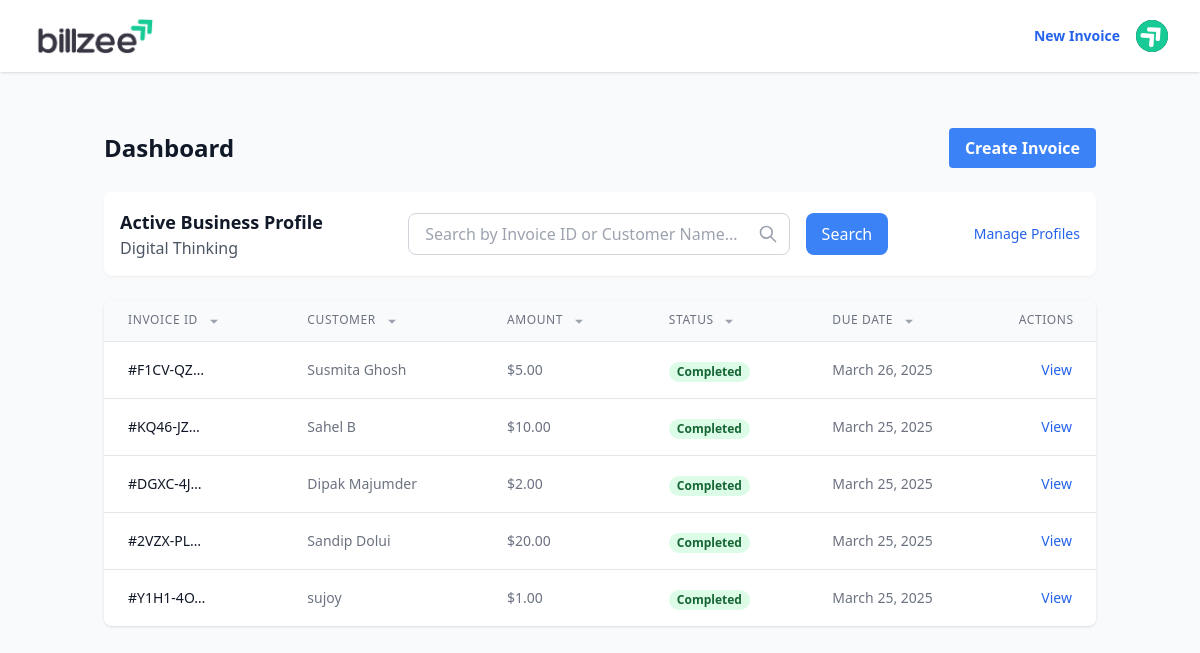
The page / (signed in) on the database its author committed.
### users/models.py (models this page shows, shortened)
class Profile(models.Model):
    user = models.ForeignKey(CustomUser, on_delete=models.CASCADE, related_name='profiles')
    is_active = models.BooleanField(default=False)
    company_name = models.CharField(max_length=100)
    company_email = models.EmailField()
    password = models.CharField(max_length=128, default='')
    phone_number = models.CharField(max_length=20)
    address = models.TextField()
    city = models.CharField(max_length=100, blank=True)
    state = models.CharField(max_length=100, blank=True)
    country = models.CharField(max_length=100)
    pin_or_zip = models.CharField(max_length=20, blank=True)
    gst_id = models.CharField(max_length=20, blank=True)
    created_at = models.DateTimeField(auto_now_add=True)
    updated_at = models.DateTimeField(auto_now=True)
    class Meta:
        constraints = [
            models.UniqueConstraint(
                fields=['user', 'is_active'],
                condition=models.Q(is_active=True),
                name='unique_active_profile'
            )
        ]

### invoices/models.py (models this page shows, shortened)
class Invoice(models.Model):
    STATUS_CHOICES = [
        ('pending', 'Pending'),
        ('completed', 'Completed'),
        ('canceled', 'Canceled'),
    ]
    CURRENCY_CHOICES = [
        ('USD', 'USD'),
        ('INR', 'INR'),
        ('EUR', 'EUR'),
        ('GBP', 'GBP'),
        ('JPY', 'JPY'),
        ('AUD', 'AUD'),
        ('CAD', 'CAD'),
    ]
    invoice_id = models.CharField(max_length=19, editable=False, unique=True)
    user = models.ForeignKey(settings.AUTH_USER_MODEL, on_delete=models.CASCADE)
    profile = models.ForeignKey(Profile, on_delete=models.PROTECT, related_name='invoices', null=True, blank=True)
    customer_name = models.CharField(max_length=100)
    customer_email = models.EmailField()
    billing_date = models.DateField(default=timezone.now)
    due_date = models.DateField()
    status = models.CharField(max_length=20, choices=STATUS_CHOICES, default='pending')
    notes = models.TextField(blank=True)
    created_at = models.DateTimeField(auto_now_add=True)
    updated_at = models.DateTimeField(auto_now=True)
    currency = models.CharField(max_length=3, choices=CURRENCY_CHOICES, default='USD')
    subtotal_amount = models.DecimalField(max_digits=10, decimal_places=2, default=0)  # stores total of items
    gst_rate = models.DecimalField(max_digits=5, decimal_places=2, default=0)         # GST percentage
    total_amount = models.DecimalField(max_digits=10, decimal_places=2, default=0)    # final total including GST
    is_sent = models.BooleanField(default=False, help_text='Indicates if the invoice has been sent to the customer')

### invoices/views.py (the view)
# urls.py: path('', login_required(dashboard), name='home'),
@login_required
def dashboard(request):
    active_profile = Profile.objects.filter(user=request.user, is_active=True).first()
    if active_profile:
        invoices = Invoice.objects.filter(profile=active_profile)
        search_query = request.GET.get('search', '')
        if search_query:
            invoices = invoices.filter(
                Q(invoice_id__icontains=search_query) |
                Q(customer_name__icontains=search_query)
            )
        allowed_sort_fields = ['invoice_id', 'customer_name', 'total_amount', 'status', 'due_date']
        sort_by = request.GET.get('sort_by')
        order = request.GET.get('order', 'asc')
        if sort_by in allowed_sort_fields:
            ordering = sort_by if order == 'asc' else f"-{sort_by}"
        else:
            ordering = '-created_at'
        invoices = invoices.order_by(ordering)
    else:
        invoices = Invoice.objects.none()
    return render(request, 'invoices/dashboard.html', {
        'invoices': invoices,
        'active_profile': active_profile,
        'title': 'Dashboard'
    })

### templates/invoices/dashboard.html (shortened to what this page needs)
{% extends 'base.html' %}
{% load static %}
{% block content %}
<div class="container mx-auto px-4 py-8">
    <div class="flex justify-between items-center mb-6">
        <h1 class="text-2xl font-bold text-gray-900">Dashboard</h1>
        {% if active_profile %}
        <a href="{% url 'invoices:create' %}" class="bg-blue-500 hover:bg-blue-600 text-white font-semibold py-2 px-4 rounded">
            Create Invoice
        </a>
        {% endif %}
    </div>
    {% if active_profile %}
    <div class="bg-white rounded-lg shadow-sm p-4 mb-6">
        <div class="flex items-center justify-between align-middle ">
            <div>
                <h2 class="text-lg font-semibold text-gray-900">Active Business Profile</h2>
                <p class="text-gray-600">{{ active_profile.company_name }}</p>
            </div>
            {% if invoices %}
            <div class="w-1/2 ">
                <form method="GET" action="{% url 'invoices:dashboard' %}" class="flex gap-4">
                    <div class="flex-1">
                        <div class="relative">
                            <input type="text"
                                name="search"
                                value="{{ request.GET.search }}"
                                placeholder="Search by Invoice ID or Customer Name..."
                                class="w-full px-4 py-2 border border-gray-300 rounded-lg focus:ring-blue-500 focus:border-blue-500">
                            <div class="absolute inset-y-0 right-0 flex items-center pr-3">
                                {% if request.GET.search %}
                                <a href="{% url 'invoices:dashboard' %}" class="absolute inset-y-0 right-0 flex items-center pr-3 text-red-500 hover:text-red-600">
                                    <svg class="h-5 w-5" fill="none" stroke="currentColor" viewBox="0 0 24 24">
                                        <path stroke-linecap="round" stroke-linejoin="round" stroke-width="2" d="M6 18L18 6M6 6l12 12"/>
                                    </svg>
                                </a>
                                {% else %}
                                <svg class="h-5 w-5 text-gray-400" fill="none" stroke="currentColor" viewBox="0 0 24 24">
                                    <path stroke-linecap="round" stroke-linejoin="round" stroke-width="2" d="M21 21l-6-6m2-5a7 7 0 11-14 0 7 7 0 0114 0z"/>
                                </svg>
                                {% endif %}
                            </div>
                        </div>
                    </div>
                    <button type="submit" class="px-4 py-2 bg-blue-500 text-white rounded-lg hover:bg-blue-600 focus:outline-none focus:ring-2 focus:ring-blue-500 focus:ring-offset-2">
                        Search
                    </button>
                </form>
            </div>
            {% endif %}
            <a href="{% url 'users:profile_list' %}" class="text-blue-600 hover:text-blue-800 text-sm">
                Manage Profiles
            </a>
        </div>
    </div>
    {% endif %}
    <!-- {% if invoices %}
    <div class="mb-6 flex justify-end w-96">
        <form method="GET" action="{% url 'invoices:dashboard' %}" class="flex gap-4">
            <div class="flex-1">
                <div class="relative">
                    <input type="text"
                           name="search"
                           value="{{ request.GET.search }}"
                           placeholder="Search by Invoice ID or Customer Name..."
                           class="w-full px-4 py-2 border border-gray-300 rounded-lg focus:ring-blue-500 focus:border-blue-500">
                    <div class="absolute inset-y-0 right-0 flex items-center pr-3">
                        <svg class="h-5 w-5 text-gray-400" fill="none" stroke="currentColor" viewBox="0 0 24 24">
                            <path stroke-linecap="round" stroke-linejoin="round" stroke-width="2" d="M21 21l-6-6m2-5a7 7 0 11-14 0 7 7 0 0114 0z"/>
                        </svg>
                    </div>
                </div>
            </div>
            <button type="submit" class="px-4 py-2 bg-blue-500 text-white rounded-lg hover:bg-blue-600 focus:outline-none focus:ring-2 focus:ring-blue-500 focus:ring-offset-2">
                Search
            </button>
        </form>
    </div> -->
    <div class="bg-white rounded-lg shadow overflow-hidden">
        <table class="min-w-full divide-y divide-gray-200">
            <thead class="bg-gray-50">
                <tr>
                    <th scope="col" class="px-6 py-3 text-left text-xs font-medium text-gray-500 uppercase tracking-wider">
                        <a href="?sort_by=invoice_id&order={% if request.GET.sort_by == 'invoice_id' and request.GET.order == 'asc' %}desc{% else %}asc{% endif %}">
                            Invoice ID
                        </a>
                        <svg class="inline-block h-4 w-4 ml-1
                            {% if request.GET.sort_by == 'invoice_id' %}
                                {% if request.GET.order == 'asc' %}
                                    text-blue-500
                                {% else %}
                                    text-red-500
                                {% endif %}
                            {% else %}
                                text-gray-400
                            {% endif %}" viewBox="0 0 24 24" fill="currentColor">
                            <path d="{% if request.GET.sort_by == 'invoice_id' and request.GET.order == 'asc' %}M12 8l6 6H6z{% else %}M12 16l-6-6h12z{% endif %}"/>
                        </svg>
                    </th>
                    <th scope="col" class="px-6 py-3 text-left text-xs font-medium text-gray-500 uppercase tracking-wider">
                        <a href="?sort_by=customer_name&order={% if request.GET.sort_by == 'customer_name' and request.GET.order == 'asc' %}desc{% else %}asc{% endif %}">
                            Customer
                        </a>
                        <svg class="inline-block h-4 w-4 ml-1
                            {% if request.GET.sort_by == 'customer_name' %}
                                {% if request.GET.order == 'asc' %}
                                    text-blue-500
                                {% else %}
                                    text-red-500
                                {% endif %}
                            {% else %}
                                text-gray-400
                            {% endif %}" viewBox="0 0 24 24" fill="currentColor">
                            <path d="{% if request.GET.sort_by == 'customer_name' and request.GET.order == 'asc' %}M12 8l6 6H6z{% else %}M12 16l-6-6h12z{% endif %}"/>
                        </svg>
                    </th>
                    <th scope="col" class="px-6 py-3 text-left text-xs font-medium text-gray-500 uppercase tracking-wider">
                        <a href="?sort_by=total_amount&order={% if request.GET.sort_by == 'total_amount' and request.GET.order == 'asc' %}desc{% else %}asc{% endif %}">
                            Amount
                        </a>
                        <svg class="inline-block h-4 w-4 ml-1
                            {% if request.GET.sort_by == 'total_amount' %}
                                {% if request.GET.order == 'asc' %}
                                    text-blue-500
                                {% else %}
                                    text-red-500
                                {% endif %}
                            {% else %}
                                text-gray-400
                            {% endif %}" viewBox="0 0 24 24" fill="currentColor">
                            <path d="{% if request.GET.sort_by == 'total_amount' and request.GET.order == 'asc' %}M12 8l6 6H6z{% else %}M12 16l-6-6h12z{% endif %}"/>
                        </svg>
                    </th>
                    <th scope="col" class="px-6 py-3 text-left text-xs font-medium text-gray-500 uppercase tracking-wider">
                        <a href="?{% if request.GET.search %}search={{ request.GET.search|urlencode }}&{% endif %}sort_by=status&order={% if request.GET.sort_by == 'status' and request.GET.order == 'asc' %}desc{% else %}asc{% endif %}">
                            Status
                        </a>
                        <svg class="inline-block h-4 w-4 ml-1
                            {% if request.GET.sort_by == 'status' %}
                                {% if request.GET.order == 'asc' %}
                                    text-blue-500
                                {% else %}
                                    text-red-500
                                {% endif %}
                            {% else %}
                                text-gray-400
                            {% endif %}" viewBox="0 0 24 24" fill="currentColor">
                            <path d="{% if request.GET.sort_by == 'status' and request.GET.order == 'asc' %}M12 8l6 6H6z{% else %}M12 16l-6-6h12z{% endif %}"/>
                        </svg>
                    </th>
                    <th scope="col" class="px-6 py-3 text-left text-xs font-medium text-gray-500 uppercase tracking-wider">
                        <a href="?{% if request.GET.search %}search={{ request.GET.search|urlencode }}&{% endif %}sort_by=due_date&order={% if request.GET.sort_by == 'due_date' and request.GET.order == 'asc' %}desc{% else %}asc{% endif %}">
                            Due Date
                        </a>
                        <svg class="inline-block h-4 w-4 ml-1
                            {% if request.GET.sort_by == 'due_date' %}
                                {% if request.GET.order == 'asc' %}
                                    text-blue-500
                                {% else %}
                                    text-red-500
                                {% endif %}
                            {% else %}
                                text-gray-400
                            {% endif %}" viewBox="0 0 24 24" fill="currentColor">
                            <path d="{% if request.GET.sort_by == 'due_date' and request.GET.order == 'asc' %}M12 8l6 6H6z{% else %}M12 16l-6-6h12z{% endif %}"/>
                        </svg>
                    </th>
                    <th scope="col" class=" py-3 text-xs font-medium text-gray-500 uppercase tracking-wider">
                        <span class="">Actions</span>
                    </th>
                </tr>
            </thead>
            <tbody class="bg-white divide-y divide-gray-200">
                {% for invoice in invoices %}
                <tr>
                    <td class="px-6 py-4 whitespace-nowrap text-sm font-medium text-gray-900">
                        #{{ invoice.invoice_id|truncatechars:8 }}
                    </td>
                    <td class="px-6 py-4 whitespace-nowrap text-sm text-gray-500">
                        {{ invoice.customer_name }}
                    </td>
                    <td class="px-6 py-4 whitespace-nowrap text-sm text-gray-500">
                        ${{ invoice.total_amount }}
                    </td>
                    <td class="px-6 py-4 whitespace-nowrap">
                        <span class="px-2 inline-flex text-xs leading-5 font-semibold rounded-full
                            {% if invoice.status == 'completed' %}
                                bg-green-100 text-green-800
                            {% elif invoice.status == 'pending' %}
                                bg-yellow-100 text-yellow-800
                            {% else %}
                                bg-red-100 text-red-800
                            {% endif %}">
                            {{ invoice.status|title }}
                        </span>
                    </td>
                    <td class="px-6 py-4 whitespace-nowrap text-sm text-gray-500">
                        {{ invoice.due_date }}
                    </td>
                    <td class="px-6 py-4 whitespace-nowrap text-right text-sm font-medium">
                        <a href="{% url 'invoices:detail' invoice.pk %}" class="text-blue-600 hover:text-blue-900">View</a>
                    </td>
                </tr>
                {% endfor %}
            </tbody>
        </table>
    </div>
    {% endif %}
</div>
{% endblock %}

### rows shown on the page
Profile: company_name "Digital Thinking"
Invoice: invoice_id "F1CV-QZ…", customer_name "Susmita Ghosh", total_amount "5.00", status "Completed", due_date "March 26, 2025"
Invoice: invoice_id "KQ46-JZ…", customer_name "Sahel B", total_amount "10.00", status "Completed", due_date "March 25, 2025"
Invoice: invoice_id "DGXC-4J…", customer_name "Dipak Majumder", total_amount "2.00", status "Completed", due_date "March 25, 2025"
Invoice: invoice_id "2VZX-PL…", customer_name "Sandip Dolui", total_amount "20.00", status "Completed", due_date "March 25, 2025"
Invoice: invoice_id "Y1H1-4O…", customer_name "sujoy", total_amount "1.00", status "Completed", due_date "March 25, 2025"
